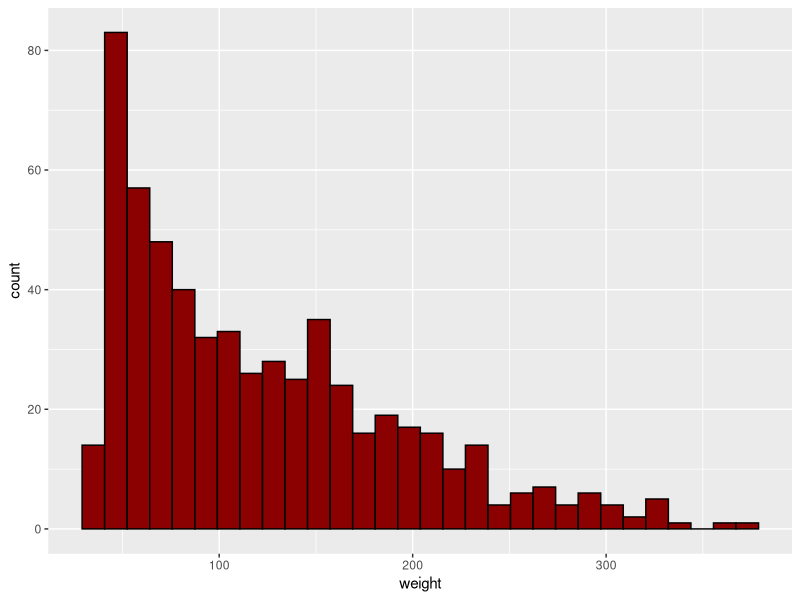
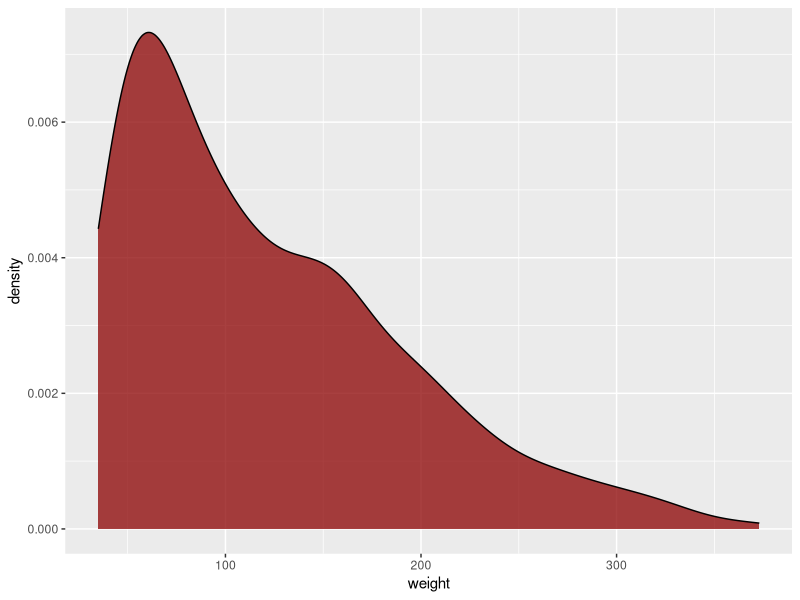
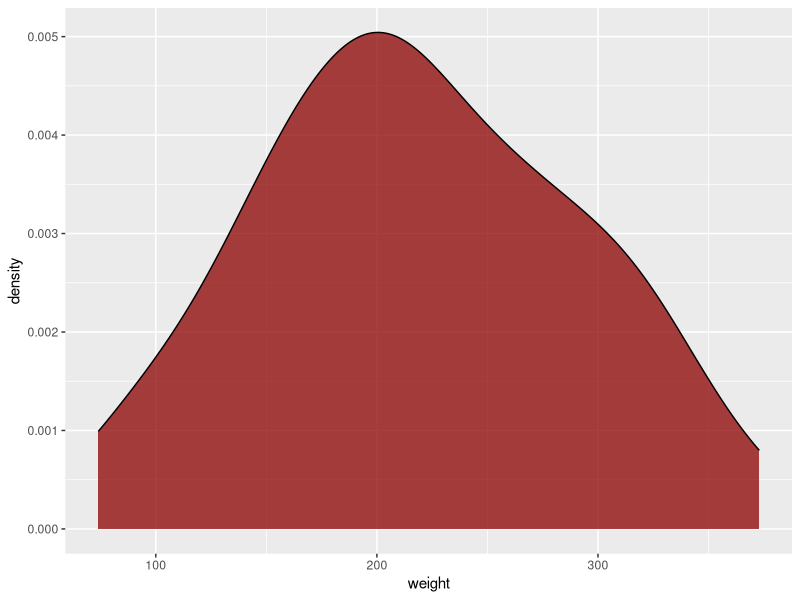
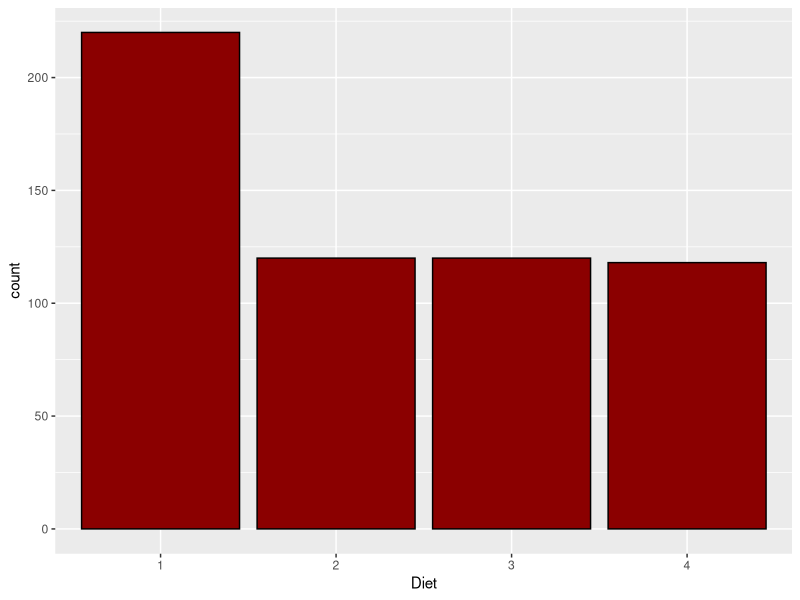
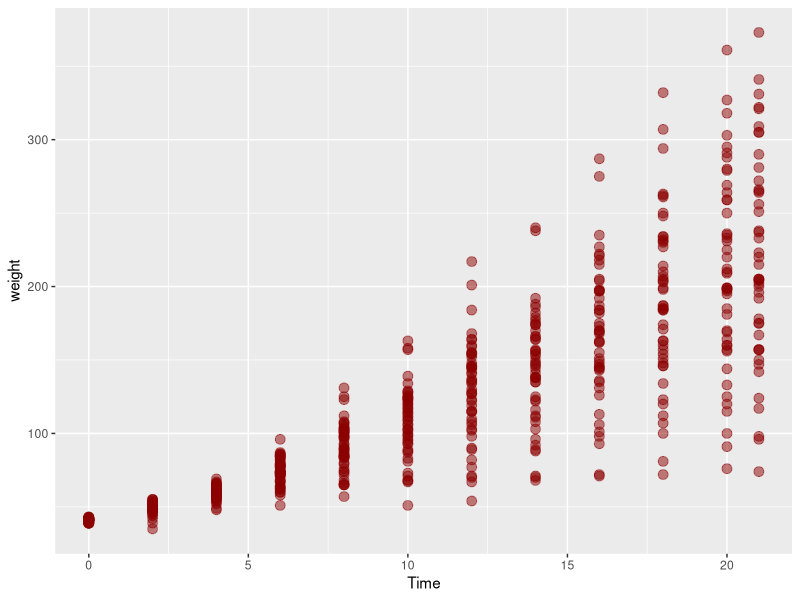
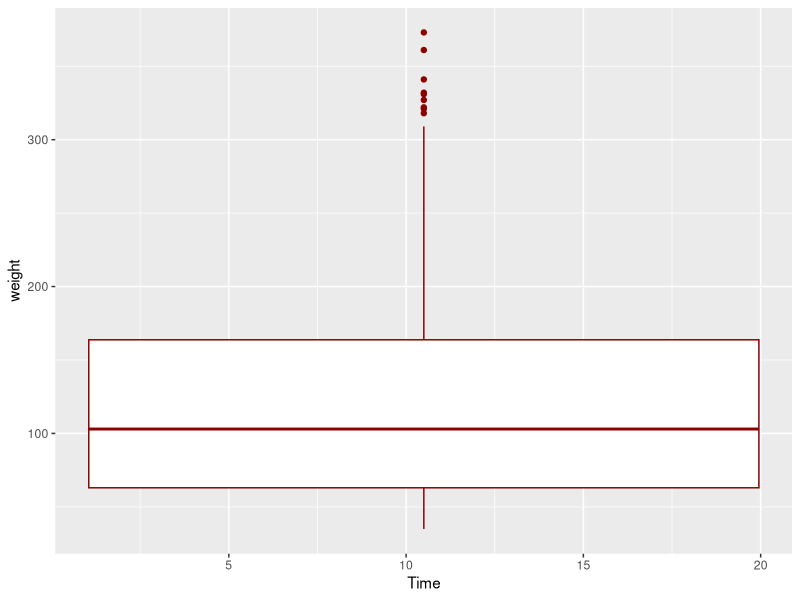
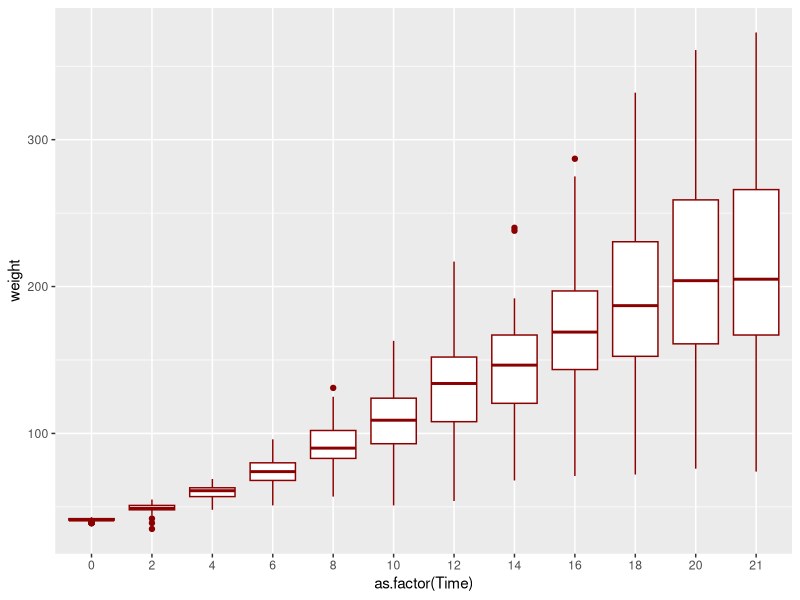
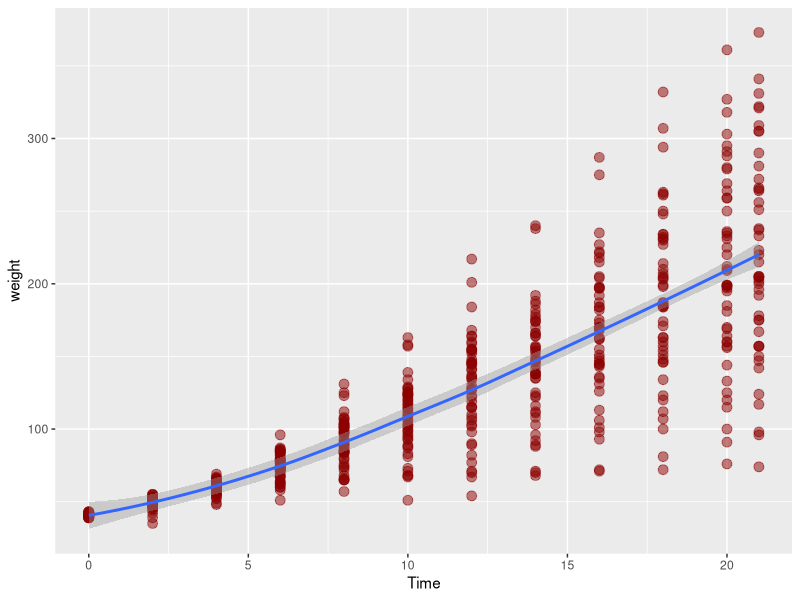

These figures' R source, in order:
## #############################################################################
## LAB 2: Visualization
##
## #############################################################################



## =============================================================================
## INTRODUCTION
##
## - Now you know how to access specific rows/columns
## - We can use that knowledge to start drawing (which is more fun)
## - GGPlot2 v Base R
##
## =============================================================================



## =============================================================================
## Outline
##
## - Install/Load the tidyverse
## - (Re)-Load some data
## - Draw!
## =============================================================================

## Install the Tidyverse!
## You don't have to do this (again),
## if you did this while reading the book
install.packages("tidyverse")
library(tidyverse)

## In case you closed R, load the data
data(ChickWeight)
str(ChickWeight)



## =============================================================================
## GGPLOT
##
## - "The Grammar Of Graphics"
## - Think in layers
## =============================================================================

## -----------------------------------------------------------------------------
## Univariate
## -----------------------------------------------------------------------------

## Histogram of weight
ggplot(data = ChickWeight, mapping = aes(x = weight)) +
    geom_histogram(fill="darkred", color="black")

## Note the Warning about bins . . . what is this telling us?

## Kernel Density Plot of weight
ggplot(data = ChickWeight, mapping = aes(x = weight)) +
    geom_density(fill="darkred", color="black", alpha=.75)

## The code for these two graphs is NEARLY identical.
## But the results are quite different.

## But - do they make any sense?
## What are we graphing?

ggplot(data = ChickWeight[ChickWeight$Time == 21,],
       mapping = aes(x = weight)) +
    geom_density(fill="darkred", color="black", alpha=.75)

## That looks better! Why?

## Maybe what we want is a two dimensional plot?
## We'll do that in a moment.

## Number of cases by Diet type
ggplot(data = ChickWeight, mapping = aes(x = Diet)) +
    geom_bar(fill="darkred", color="black")
 
## What is the difference between a histogram and a barplot?

## OK - Pie Charts
## I want to take a minute to say terrible things about pie charts
## http://www.businessinsider.com/pie-charts-are-the-worst-2013-6


## -----------------------------------------------------------------------------
## Bivariate
## -----------------------------------------------------------------------------

## Scatter Plot of weight as a function of days
ggplot(data = ChickWeight, mapping = aes(x = Time, y = weight)) +
    geom_point(color="darkred", size=3, alpha=.5)

## Question: What do you see in this graph?
## Question: What might you want to change about it?

## Let's turn our scatter plot into a box plot!
ggplot(data = ChickWeight, mapping = aes(x = Time, y = weight)) +
    geom_boxplot(color="darkred")

## Ooh. That didn't work because Time is a number column:
typeof(ChickWeight$Time)

## A box plot has NO idea wat to do with a number on the X Axis
## So, we have to tell R to treat Time as a categorical variable (factor)
ggplot(data = ChickWeight, mapping = aes(x = as.factor(Time), y = weight)) +
    geom_boxplot(color="darkred")

## Scatter Plot of weight as a function of days with a regression
ggplot(data = ChickWeight, mapping = aes(x = Time, y = weight)) +
    geom_point(color="darkred", size=3, alpha=.5) +
    geom_smooth()

ggplot(data = ChickWeight, mapping = aes(x = Time, y = weight)) +
    geom_point(color="darkred", size=3, alpha=.5) +
    geom_smooth(method="lm")

ggplot(data = ChickWeight, mapping = aes(x = Time, y = weight)) +
    geom_point(color="darkred", size=3, alpha=.5) +
    geom_smooth(method="lm", formular = y~x)

## -----------------------------------------------------------------------------
## Multivariate
## -----------------------------------------------------------------------------

## How can we look at the relationship between Time and weight for
## each diet type?

## Hint: There are several ways!


ggplot(data = ChickWeight, mapping = aes(x = Time, y = weight, color = Diet)) +
    geom_point(size=3, alpha=.5) +
    geom_smooth()

ggplot(data = ChickWeight, mapping = aes(x = Time, y = weight, color = Diet)) +
    geom_point(size=3, alpha=.5) +
    geom_smooth() +
    facet_wrap(~Diet)

## What is going on Diet #2?


## =============================================================================
## Debrief
##
## - GGPlot is a flexible package (part of the Tidyverse) which makes it possible
##   to make complex, informative plots with only a limited amount of code
## - We only scratched the surface of GGPlot. You can control almost ANY part of
##   the graph, but that is a discussion for another day.
## - DOCUMENTATION: http://ggplot2.tidyverse.org/reference/index.html
##
## =============================================================================

## Take 10!
